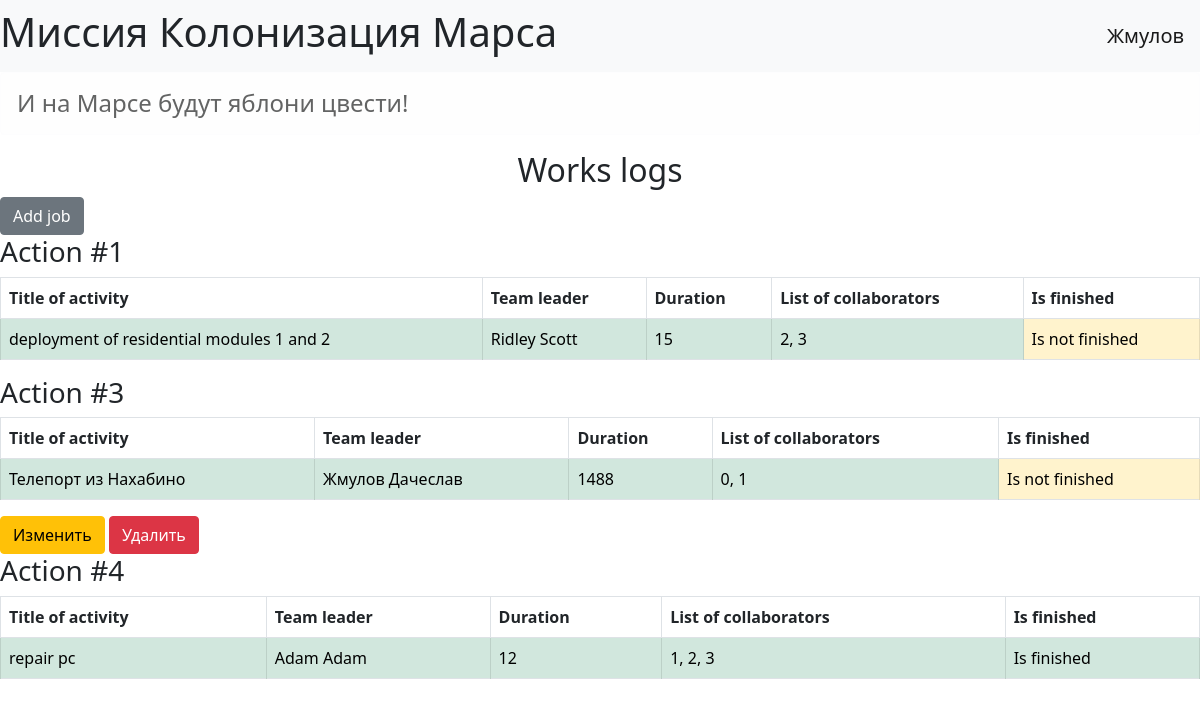
Screenshot of / (signed in) with the database file from the repository.
### data/users.py (models this page shows, shortened)
class User(SqlAlchemyBase, UserMixin):
    __tablename__ = 'users'
    id = sa.Column(sa.Integer, primary_key=True,
                   autoincrement=True)
    surname = sa.Column(sa.String, nullable=True)
    name = sa.Column(sa.String, nullable=True)
    age = sa.Column(sa.Integer, nullable=True)
    position = sa.Column(sa.String, nullable=True)
    speciality = sa.Column(sa.String, nullable=True)
    address = sa.Column(sa.String, nullable=True)
    email = sa.Column(sa.String, unique=True,
                      nullable=True)
    hashed_password = sa.Column(sa.String,
                                nullable=True)
    modified_date = sa.Column(sa.DateTime)

### data/jobs.py (models this page shows)
class Jobs(SqlAlchemyBase):
    __tablename__ = 'jobs'
    id = sa.Column(sa.Integer, primary_key=True,
                   autoincrement=True)
    team_leader_id = sa.Column(sa.Integer,
                            sa.ForeignKey('users.id'))
    job = sa.Column(sa.String)
    work_size = sa.Column(sa.Integer)
    collaborations = sa.Column(sa.String)
    start_date = sa.Column(sa.DateTime)
    end_date = sa.Column(sa.DateTime)
    is_finished = sa.Column(sa.Boolean)
    team_leader = orm.relation('User')

### server.py (the view)
@app.route('/')
def news_work():
    db_sess = db_session.create_session()
    jobs = db_sess.query(Jobs).all()
    return render_template('index.html', jobs=jobs)

### data/db_session.py (called while the page is built)
def create_session() -> Session:
    global __factory
    return __factory()

### server.py (called while the page is built)
@login_manager.user_loader
def load_user(user_id):
    db_sess = db_session.create_session()
    return db_sess.query(User).get(user_id)

### templates/index.html
{% extends "base.html" %}
{% block content %}
<h2 style="text-align: center;">Works logs</h2>
{% if current_user.is_authenticated %}
    <a href="/addjob" class="btn btn-secondary">Add job</a>
{% endif %}
{% for job in jobs %}
    <div>
        <h3>Action #{{ job.id }}</h3>
        <table class="table table-bordered">
          <thead>
            <tr>
              <th scope="col">Title of activity</th>
              <th scope="col">Team leader</th>
              <th scope="col">Duration</th>
              <th scope="col">List of collaborators</th>
              <th scope="col">Is finished</th>
            </tr>
          </thead>
          <tbody>
            <tr>
              <td class="table-success">{{ job.job }}</td>
              <td class="table-success">{{ job.team_leader.name }}  {{ job.team_leader.surname }}</td>
              <td class="table-success">{{ job.work_size }}</td>
              <td class="table-success">{{ job.collaborations }}</td>
              {% if job.is_finished %}
              <td class="table-success">Is finished</td>
              {% else %}
              <td class="table-warning">Is not finished</td>
              {% endif %}
            </tr>
          </tbody>
        </table>
        {% if current_user.is_authenticated and (current_user.id == job.team_leader_id or current_user.id == 1) %}
    <div>
        <a href="/editjob/{{ job.id }}" class="btn btn-warning">
            Изменить
        </a>
        <a href="/deletejob/{{ job.id }}" class="btn btn-danger">
            Удалить
        </a>
    </div>
{% endif %}
    </div>
{% endfor %}
{% endblock %}

### templates/base.html (shortened to what this page needs)
<!DOCTYPE html>
<html lang="en">
<head>
    <link href="https://cdn.jsdelivr.net/npm/bootstrap@5.0.0-beta1/dist/css/bootstrap.min.css" rel="stylesheet"
>
</head>
<body>
<header>
    <nav class="navbar navbar-light bg-light">
        <h1>Миссия Колонизация Марса</h1>
        {% if current_user.is_authenticated %}
            <a class="navbar-brand" href="/logout">{{ current_user.name }}</a>
        {% else %}
            <p>
                <a class="btn btn-primary " href="/register">Зарегистрироваться</a>
                <a class="btn btn-success" href="/login">Войти</a>
            </p>
        {% endif %}
    </nav>
</header>
<h4 class="alert alert-light">И на Марсе будут яблони цвести!</h4>
    {% block content %}{% endblock %}
</body>
</html>

### rows the page displays
User: name "Жмулов"
Jobs: id "1", job "deployment of residential modules 1 and 2", team_leader.name "Ridley", team_leader.surname "Scott", work_size "15", collaborations "2, 3", is_finished "Is not finished"
Jobs: id "3", job "Телепорт из Нахабино", team_leader.name "Жмулов", team_leader.surname "Дачеслав", work_size "1488", collaborations "0, 1", is_finished "Is not finished"
Jobs: id "4", job "repair pc", team_leader.name "Adam", team_leader.surname "Adam", work_size "12", collaborations "1, 2, 3", is_finished "Is finished"
